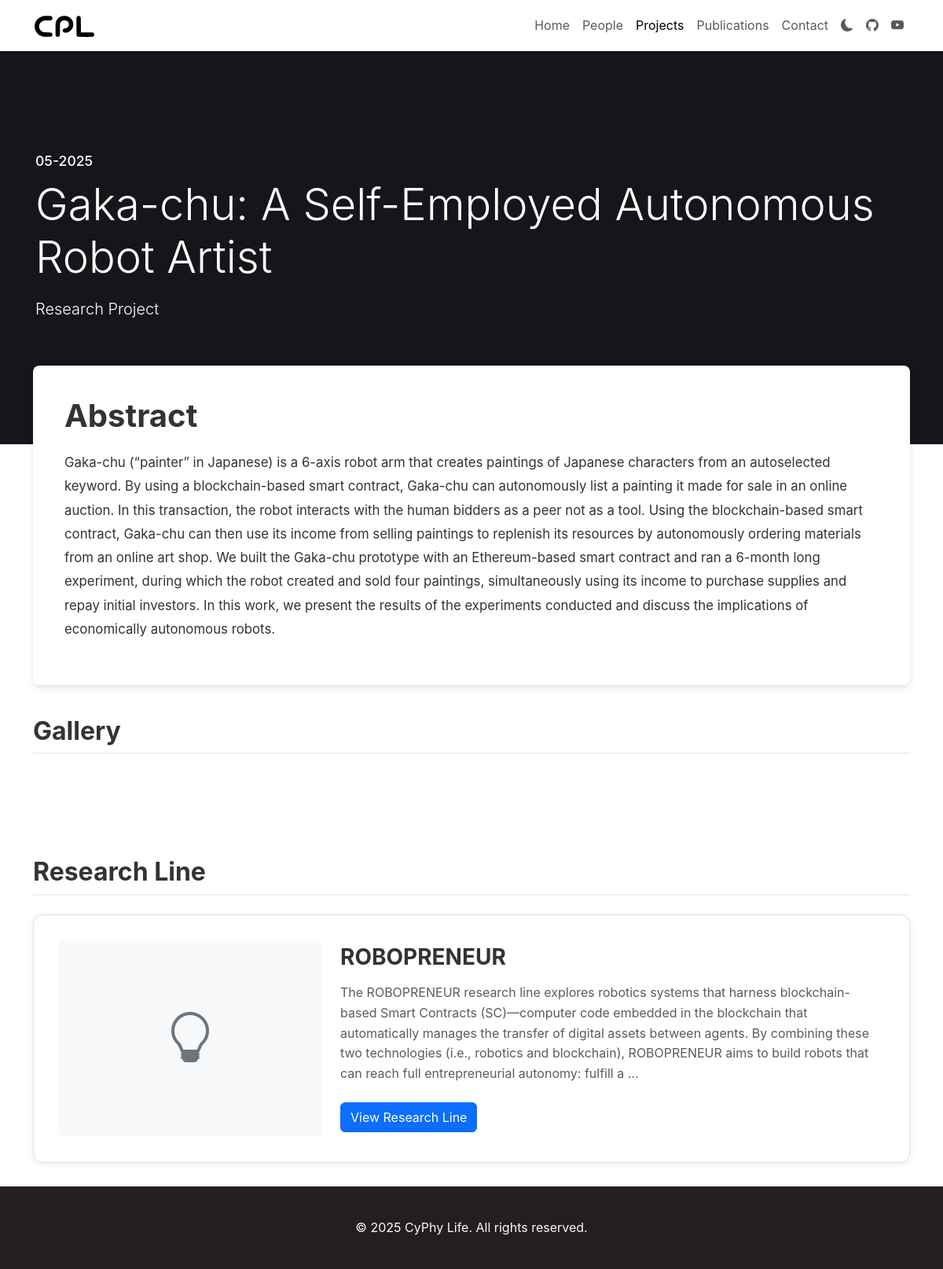
The page /projects/gaka-chu/ on the database as committed earlier.
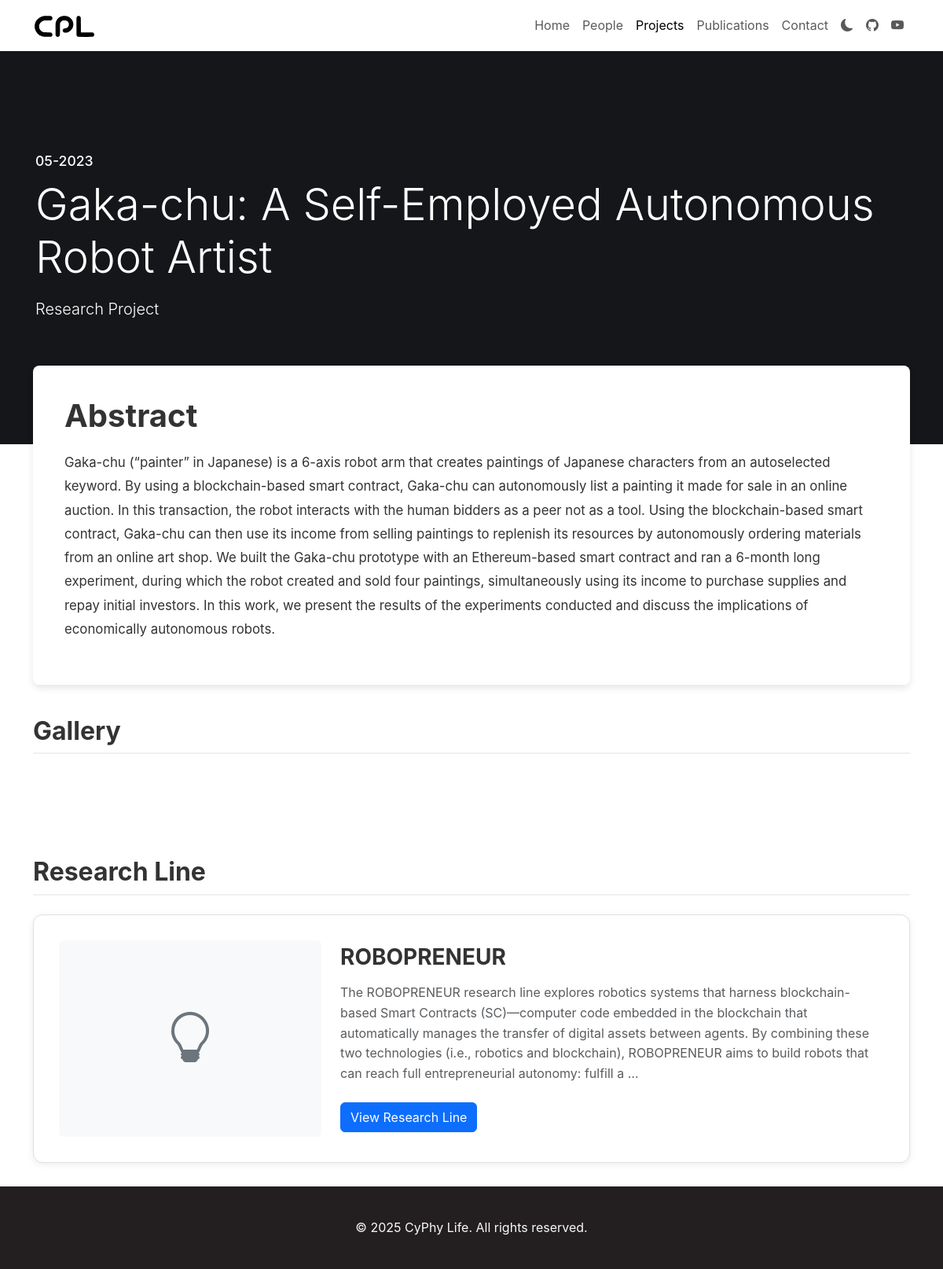
The same page on the database as committed later.
### core/models.py (models this page shows, shortened)
class ResearchProject(models.Model):
    title = models.CharField(max_length=200)
    date = models.DateField(default=timezone.now)
    description = models.TextField()
    content = RichTextField(blank=True, help_text="Rich text content with images for the project")
    video_url = models.URLField(blank=True, help_text="YouTube video embed URL for the project")
    banner_image = FilerImageField(null=True, blank=True, related_name="project_banners", on_delete=models.SET_NULL, help_text="Banner image for the project")
    team_members = models.ManyToManyField('TeamMember', blank=True, related_name='projects')
    publications = models.ManyToManyField('Publication', blank=True, related_name='projects')
    slug = models.SlugField(max_length=250, unique=True, blank=True)
    active = models.BooleanField(default=True)
    class Meta:
        ordering = ['-date']
        verbose_name = "Research Project"
        verbose_name_plural = "Research Projects"

class ResearchLine(models.Model):
    title = models.CharField(max_length=200)
    date = models.DateField(default=timezone.now)
    description = models.TextField()
    content = RichTextField(blank=True, help_text="Rich text content with images for the research line")
    video_url = models.URLField(blank=True, help_text="YouTube video embed URL for the research line")
    banner_image = FilerImageField(null=True, blank=True, related_name="research_line_banners", on_delete=models.SET_NULL, help_text="Banner image for the research line")
    slug = models.SlugField(max_length=250, unique=True, blank=True)
    team_members = models.ManyToManyField('TeamMember', blank=True, related_name='research_lines')
    publications = models.ManyToManyField('Publication', blank=True, related_name='research_lines')
    projects = models.ManyToManyField('ResearchProject', blank=True, related_name='research_lines_set')
    active = models.BooleanField(default=True)
    class Meta:
        ordering = ['-date']
        verbose_name = "Research Line"
        verbose_name_plural = "Research Lines"
    def get_absolute_url(self):
        return reverse('research_line_detail', kwargs={'slug': self.slug})

### core/views.py (the view)
# urls.py: path('projects/<slug:slug>/', views.project_detail, name='project_detail'),
def project_detail(request, slug):
    project = get_object_or_404(ResearchProject, slug=slug)
    context = {
        'project': project,
    }
    return render(request, 'core/project_detail.html', context)

### core/context_processors.py (called while the page is built)
def social_media_links(request):
    try:
        social_media = SocialMedia.objects.first()
    except SocialMedia.DoesNotExist:
        social_media = None
    return {'social_media': social_media}

### core/models.py (called while the page is built)
    def has_any_links(self):
        return bool(self.github or self.youtube)

### templates/core/project_detail.html (shortened to what this page needs)
{% extends 'base.html' %}
{% load static %}
{% block extra_css %}
<link rel="stylesheet" href="{% static 'css/research_project_shared.css' %}">
<link rel="stylesheet" href="{% static 'css/gallery-slideshow.css' %}">
{% endblock %}
{% block content %}
<div class="container-fluid p-0">
    {% if project.banner_image %}
    <div class="project-banner" style="background-image: url('{{ project.banner_image.url }}');">
        <div class="banner-overlay">
            <div class="banner-content">
                <div class="project-date">{{ project.date|date:"m-Y" }}</div>
                <h1 class="display-4">{{ project.title }}</h1>
                <p class="lead">Research Project</p>
            </div>
        </div>
    </div>
    {% else %}
    <div class="project-banner bg-dark">
        <div class="banner-overlay">
            <div class="banner-content">
                <div class="project-date">{{ project.date|date:"m-Y" }}</div>
                <h1 class="display-4">{{ project.title }}</h1>
                <p class="lead">Research Project</p>
            </div>
        </div>
    </div>
    {% endif %}
</div>
<div class="container">
    <div class="content-card">
        <div class="abstract-section">
            <div class="row">
                {% if project.video_url %}
                <div class="col-md-6">
                    <div class="video-container">
                        <iframe src="{{ project.video_url }}" title="{{ project.title }}" frameborder="0" allow="accelerometer; autoplay; clipboard-write; encrypted-media; gyroscope; picture-in-picture; web-share" allowfullscreen></iframe>
                    </div>
                </div>
                <div class="col-md-6">
                    <h2>Abstract</h2>
                    <div class="project-content">
                        {{ project.description|linebreaks }}
                    </div>
                </div>
                {% else %}
                <div class="col-12">
                    <h2>Abstract</h2>
                    <div class="project-content">
                        {{ project.description|linebreaks }}
                    </div>
                </div>
                {% endif %}
            </div>
        </div>
    </div>
    <div class="project-sections">
        {% if project.gallery_images.all %}
        <div class="section-card">
            <h2 class="section-title">Gallery</h2>
            <div class="row">
                {% for img in project.gallery_images.all %}
                <div class="col-md-4">
                    <div class="position-relative">
                    </div>
                </div>
                {% endfor %}
            </div>
        </div>
        {% endif %}
        {% if project.research_lines_set.all %}
        <div class="section-card">
            <h2 class="section-title">Research Line{% if project.research_lines_set.count > 1 %}s{% endif %}</h2>
            {% if project.research_lines_set.count == 1 %}
                {% for line in project.research_lines_set.all %}
                <div class="single-research-line-card">
                    <div class="row align-items-center">
                        <div class="col-md-4">
                            {% if line.banner_image %}
                            <img src="{{ line.banner_image.url }}" alt="{{ line.title }}" class="img-fluid rounded" style="height: 250px; width: 100%; object-fit: cover;">
                            {% elif line.image %}
                            <img src="{{ line.image.url }}" alt="{{ line.title }}" class="img-fluid rounded" style="height: 250px; width: 100%; object-fit: cover;">
                            {% else %}
                            <div class="bg-light text-center rounded d-flex align-items-center justify-content-center" style="height: 250px;">
                                <i class="bi bi-lightbulb" style="font-size: 4rem; color: #6c757d;"></i>
                            </div>
                            {% endif %}
                        </div>
                        <div class="col-md-8">
                            <h3 class="fw-bold mb-3">{{ line.title }}</h3>
                            <p class="text-muted mb-4">{{ line.description|truncatewords:50 }}</p>
                            <a href="{{ line.get_absolute_url }}" class="btn btn-primary">View Research Line</a>
                        </div>
                    </div>
                </div>
                {% endfor %}
            {% endif %}
        </div>
        {% endif %}
    </div>
</div>
{% endblock %}

### templates/base.html (shortened to what this page needs)
<!DOCTYPE html>
{% load static %}
<html lang="en" data-bs-theme="light">
<head>
    <link href="https://cdn.jsdelivr.net/npm/bootstrap@5.3.0/dist/css/bootstrap.min.css" rel="stylesheet">
    <link href="https://cdn.jsdelivr.net/npm/bootstrap-icons@1.11.0/font/bootstrap-icons.css" rel="stylesheet">
    <link href="{% static 'css/style.css' %}" rel="stylesheet">
    {% block extra_css %}{% endblock %}
</head>
<body>
    <nav class="navbar navbar-expand-lg navbar-light">
        <div class="container">
            <a class="navbar-brand" href="{% url 'home' %}"><img src="{% static 'images/cpl.svg' %}" alt="CyPhy Life" style="width: 80px;"></a>
            <div class="collapse navbar-collapse" id="navbarNav">
                <ul class="navbar-nav ms-auto">
                    <li class="nav-item">
                        <a class="nav-link" href="{% url 'home' %}">Home</a>
                    </li>
                    <li class="nav-item">
                        <a class="nav-link" href="{% url 'people' %}">People</a>
                    </li>
                    <li class="nav-item">
                        <a class="nav-link" href="{% url 'projects' %}">Projects</a>
                    </li>
                    <li class="nav-item">
                        <a class="nav-link" href="{% url 'publications' %}">Publications</a>
                    </li>
                    <li class="nav-item">
                        <a class="nav-link" href="{% url 'contact' %}">Contact</a>
                    </li>
                    <li class="nav-item">
                        <button class="btn btn-link nav-link" id="darkModeToggle">
                            <i class="bi bi-moon-fill"></i>
                        </button>
                    </li>
                    {% with social_media=social_media|default:None %}
                    {% if social_media and social_media.has_any_links %}
                        {% if social_media.github %}
                        <li class="nav-item">
                            <a class="nav-link" href="{{ social_media.github }}" target="_blank" rel="noopener noreferrer">
                                <i class="bi bi-github"></i>
                            </a>
                        </li>
                        {% endif %}
                        {% if social_media.youtube %}
                        <li class="nav-item">
                            <a class="nav-link" href="{{ social_media.youtube }}" target="_blank" rel="noopener noreferrer">
                                <i class="bi bi-youtube"></i>
                            </a>
                        </li>
                        {% endif %}
                    {% endif %}
                    {% endwith %}
                </ul>
            </div>
        </div>
    </nav>
    <main>
        {% block content %}{% endblock %}
    </main>
    <footer class="text-light py-4">
            <div class="text-center mt-3">
                <p>&copy; {% now "Y" %} CyPhy Life. All rights reserved.</p>
            </div>
    </footer>
</body>
</html>

### static/css/style.css (style rules this page uses)
body { font-family: "Helvetica Light", Inter, Helvetica, sans-serif; color: #333; line-height: 1.6; min-height: 100vh; }
h1, h2, h3, h4, h5, h6 { font-weight: 700; margin-bottom: 1rem; }
.navbar { box-shadow: 0 2px 4px rgba(0, 0, 0, 0.1); }
.navbar-brand { font-weight: 700; font-size: 1.5rem; }
main { min-height: 70vh; }
footer { background-color: #231F20; }
.project-banner { height: 500px; background-size: cover; background-position: center; position: relative; width: 100%; margin-bottom: 0; }
.banner-overlay { background: rgba(0, 0, 0, 0.4); position: absolute; top: 0; left: 0; width: 100%; height: 100%; display: flex; align-items: center; justify-content: center; }
.banner-content { color: white; text-align: center; padding: 20px; }
.project-content { font-size: 1.05rem; line-height: 1.8; }
.project-date { font-size: 1.2rem; margin-bottom: 10px; }
.content-card { margin-top: -100px; background-color: white; border-radius: 8px; box-shadow: 0 4px 8px rgba(0,0,0,0.1); z-index: 100; position: relative; margin-bottom: 40px; }
.abstract-section { padding: 40px; }
.abstract-section h2 { font-size: 2.5rem; margin-bottom: 20px; }
.project-sections { margin-top: 30px; }
.section-card { margin-bottom: 30px; }

### static/css/research_project_shared.css (style rules this page uses)
.research-banner, .project-banner { height: 500px; background-size: cover; background-position: center; position: relative; width: 100%; margin-bottom: 0; }
.banner-overlay { background: rgba(0, 0, 0, 0.4); position: absolute; top: 0; left: 0; width: 100%; height: 100%; display: flex; align-items: flex-end; justify-content: center; padding: 0; }
.banner-content { color: white; text-align: left; padding: 40px 15px; margin-bottom: 100px; width: 100%; }
@media (min-width: 576px) { .banner-content { max-width: 540px; } }
@media (min-width: 768px) { .banner-content { max-width: 720px; } }
@media (min-width: 992px) { .banner-content { max-width: 960px; } }
@media (min-width: 1200px) { .banner-content { max-width: 1140px; } }
.content-card { margin-top: -100px; background-color: white; border-radius: 8px; box-shadow: 0 4px 8px rgba(0,0,0,0.1); z-index: 100; position: relative; margin-bottom: 40px; }
.overview-section, .abstract-section { padding: 40px; }
.overview-section h2, .abstract-section h2 { font-size: 2.5rem; margin-bottom: 20px; }
.research-sections, .project-sections { margin-top: 30px; }
.section-card { margin-bottom: 30px; }
.section-title { font-size: 2rem; margin-bottom: 1.5rem; padding-bottom: 0.5rem; border-bottom: 2px solid #f0f0f0; }
.project-date { color: white; font-weight: 500; margin-bottom: 0.5rem; font-size: 1.1rem; }
.single-research-line-card { background-color: #fff; border-radius: 0.75rem; padding: 2rem; border: 1px solid #e0e0e0; box-shadow: 0 2px 8px rgba(0,0,0,0.08); transition: transform 0.3s ease, box-shadow 0.3s ease; }

Rows that differ between the two databases and show on the page:
changed ResearchProject "Gaka-chu: A Self-Employed Autonomous Robot Artist": date "05-2025" → "05-2023"
